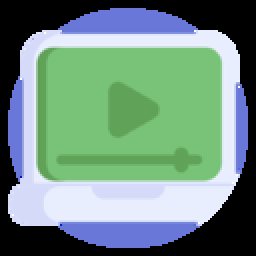
#> input picture lab2报告/附件/图片/img02.png, 128 x 128 px, found by its file name (shown 2 times larger)
$ python img2txt.py
#> lines starting #> are read from the running program, lines starting #| are printed output that depends on the picture
import cv2 as cv


img = cv.imread("img02.png")
#> img is the input picture: shape (128, 128, 3); mean B, G, R 130.1, 141.6, 111.1

img_gray = cv.cvtColor(img,cv.COLOR_RGB2GRAY)
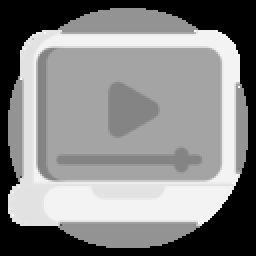
#> img_gray: shape (128, 128) (shown 2 times larger); min 0, max 255, mean 134.7

img_new = cv.resize(img_gray,(50,50))
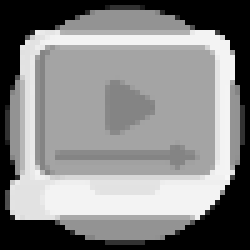
#> img_new: shape (50, 50) (shown 5 times larger); min 0, max 247, mean 134.1
size = img_new.shape
#> size = (50, 50)
cv.imwrite("new_02.jpg",img_new)
with open ("data.txt","w") as f:
    count = 0
    for i in range(50):
        for j in range(50):

            if count % 4 == 0 and count != 0:
                f.write("\n")
                print(j)
            f.write((8-len(bin(img_new[i][j])[2:]))*"0"+bin(img_new[i][j])[2:])
            count += 1
#> after the loop, count = 2500
            # f.write(bin(img_new[i][j])[2:]+"\n")

    f.close()
